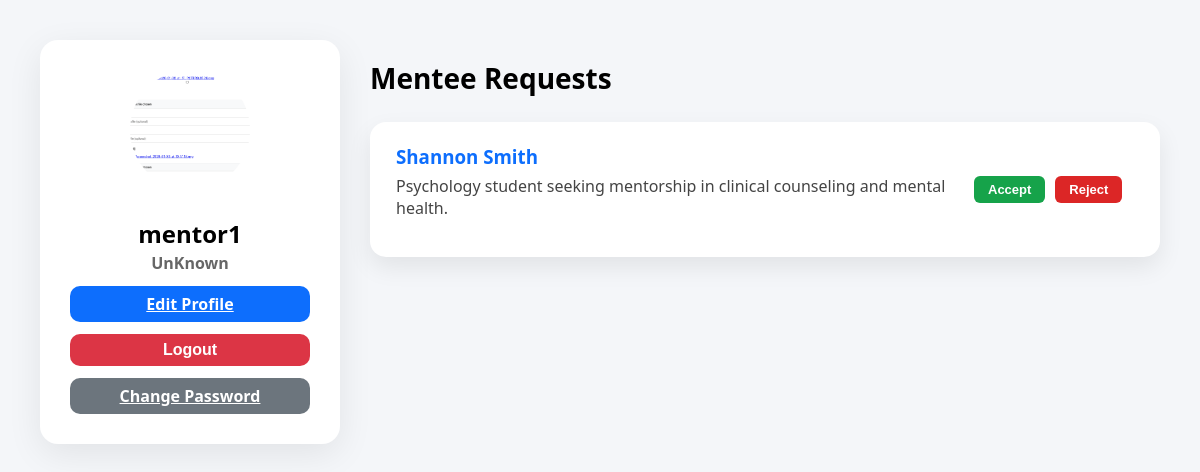
Page /mentor/dashboard/ (signed in) on the earlier database version.
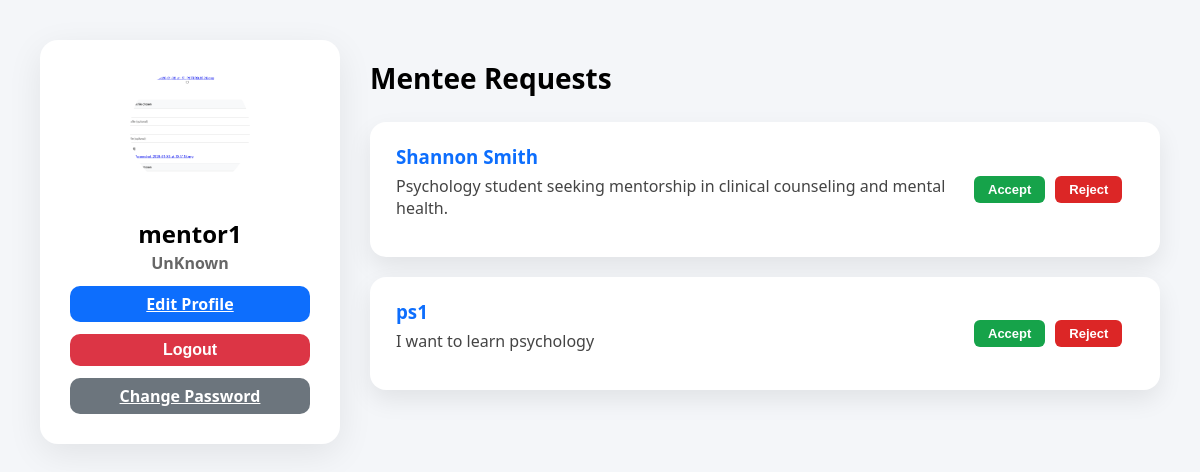
Same page on the later database version.
### core/models.py (models this page shows, shortened)
class MentorRequest(models.Model):
    STATUS_CHOICES = [
        ("pending", "Pending"),
        ("accepted", "Accepted"),
        ("rejected", "Rejected"),
    ]
    mentee = models.ForeignKey(Mentee, on_delete=models.CASCADE)
    mentor = models.ForeignKey(Mentor, on_delete=models.CASCADE)
    status = models.CharField(max_length=10, choices=STATUS_CHOICES, default="pending")
    created_at = models.DateTimeField(auto_now_add=True)
    class Meta:
        unique_together = ("mentee", "mentor")
        indexes = [
            models.Index(fields=["mentor", "status"]),
            models.Index(fields=["mentee", "status"]),
        ]

class Mentee(models.Model):
    user = models.OneToOneField(User, on_delete=models.CASCADE, related_name="mentee")
    name = models.CharField(max_length=120)
    country = models.CharField(max_length=80)
    profile_text = models.TextField()
    embedding = models.JSONField(null=True, blank=True)
    linkedin = models.URLField(blank=True, null=True)
    github = models.URLField(blank=True, null=True)
    cv = models.FileField(upload_to="cvs/")   # REQUIRED
    profile_image = models.ImageField(upload_to="profiles/", blank=True, null=True)

### core/views.py (the view)
# urls.py: path("mentor/dashboard/", mentor_dashboard),
@login_required(login_url="/login/")
def mentor_dashboard(request):
    mentor = request.user.mentor
    requests = MentorRequest.objects.filter(
        mentor=mentor,
        status="pending"
    )
    return render(request, "mentor_dashboard.html", {
        "mentor": mentor,
        "requests": requests
    })

### core/templates/mentor_dashboard.html (shortened to what this page needs)
{% load static %}
<!DOCTYPE html>
<html>
<head>
</head>
<body>
<div class="layout">
<div class="profile">
    {% if mentor.profile_image %}
        <img src="{{ mentor.profile_image.url }}">
    {% else %}
        <img src="{% static 'core/images/default-avatar.png' %}">
    {% endif %}
    <h2>{{ mentor.name }}</h2>
    <h4>{{ mentor.country }}</h4>
    <a href="/mentor/profile/" class="profile-btn edit">Edit Profile</a>
    <form method="post" action="{% url 'logout' %}">
        <button class="profile-btn logout">Logout</button>
    </form>
    <a href="{% url 'password_change' %}" class="profile-btn password">
        Change Password
    </a>
</div>
<div class="matches">
    <h1>Mentee Requests</h1>
    {% for r in requests %}
    <div class="card">
        <div>
            <h3>{{ r.mentee.name }}</h3>
            <p>{{ r.mentee.profile_text|truncatewords:15 }}</p>
        </div>
        <div class="action-buttons">
            <form method="post" action="{% url 'accept_request' r.id %}">
                <button class="accept-btn">Accept</button>
            </form>
            <form method="post" action="{% url 'reject_request' r.id %}">
                <button class="reject-btn">Reject</button>
            </form>
        </div>
    </div>
    {% empty %}
        <p>No requests yet.</p>
    {% endfor %}
</div>
</div>
</body>
</html>

Differences in the rows shown:
added MentorRequest: mentee.name "ps1", mentee.profile_text "I want to learn psychology"
